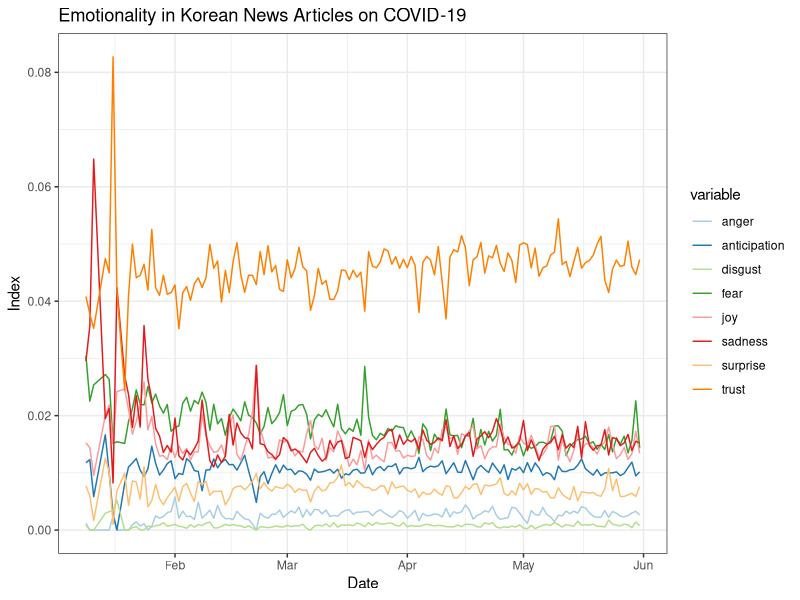

R code for this plot:
# ---------------------------------------------
# KOREA NEWS COVID-19 RESPONSE EMOTIONALITY ANALYSIS 
# 
# Details:      We are analysing the articles of the English speaking newspaper in Korea (Korea Times, Korea Herald) from January 01 to May 23 2020 
#               containing the words "covid-19" or "coronavirus" for their positivity/negativitiy and their emotionality.
# Copyright:    © 2020 Lennart Schulze
# Author        Lennart Schulze, Group 5, Big Data Analysis Class 2020-01, Sungkyunkwan University
# 
# imports:      see packages
# Usage:        source(*filename*)
# History:      1.0.0 2020-05-30
# --------------------------------------------- 



# Initialization
rm(list=ls())
getwd()

# ==== PACKAGES ====

# # java, rJava installation
# install.packages("multilinguer")
# install.packages("ggplot2")
# library(multilinguer)
# install_jdk()
# 
# # Install dependency packages
# install.packages(c('stringr', 'hash', 'tau', 'Sejong', 'RSQLite', 'devtools'), type = "binary")
# 
# # Install github version
# install.packages("remotes")
# remotes::install_github('haven-jeon/KoNLP', upgrade = "never", INSTALL_opts=c("--no-multiarch"))


library(ggplot2) # plotting
# library(rJava)
# library(KoNLP)
library(dplyr) # data processing
library(plyr)
library(stringr) 
library(reshape2) # melting (necessary for plotting)



# ==== FILES ====

# - lexicons

# Stanford SocialSent
# pos_neg_lex=read.table("./lexicons/worldnews.tsv", header=F)
# head(pos_neg_lex)

# NRC Emotion Intensity Lexicon
# emo_lex=read.table("./lexicons/NRC-Emotion-Intensity-Lexicon-v1.txt", sep="\t", header=T)
# head(emo_lex)


# - news articles 

# kh_virus <- read.csv("./articles/articles_koreaherald_coronavirus_date.csv", header = T)
# kh_covid <- read.csv("./articles/articles_koreaherald_covid19_date.csv", header = T)
# kt_virus <- read.csv("./articles/articles_koreatimes_coronavirus.csv", header = T, sep=";")
# kt_covid <- read.csv("./articles/articles_koreatimes_covid19.csv", header = T, sep=";")


# - prepare sample for coding

# write.csv(head(kh_virus, n=50), file="./articles/sample1.csv")
sample1 <- read.csv("./articles/sample1.csv", header = T)
sample1 <- sample1[-1] # drop first column

# write.csv(head(kh_covid, n=50), file="./articles/sample2.csv")
sample2 <- read.csv("./articles/sample2.csv", header = T)
sample2 <- sample2[-1] # drop first column



# ==== PREPROCESSING ====

# - date format change (for Korea Herald Articles)
date_transform = function(row){
  date = unlist(row["DATE"])
  date <- gsub(",","", date) %>% strsplit(" ")
  date <- unlist(date)
  year = date[3]
  m = match(date[1], month.abb) # lookup index from month.name constant
  m = sprintf("%02d", m) # extend to 2 digit
  day = date[2] 
  day = sprintf("%02d", as.numeric(day)) # extend to 2 digit
  date = paste(year, m, day, sep="-")
  row["DATE"] = date
  return(row)
}

# - write transformed data (only once)
# sample <- t(apply(sample, 1, date_transform))
# write.csv(t(apply(kh_virus, 1, date_transform)), file="./articles/articles_koreaherald_coronavirus_date.csv", row.names=F, sep=";")
# write.csv(t(apply(kh_covid, 1, date_transform)), file="./articles/articles_koreaherald_covid19_date.csv", row.names=F, sep=";")


# - aggreagate articles from all sources in single data frame
articles = rbind(sample1, sample2)
# articles = rbind(kh_virus, kh_covid, kt_virus, kt_covid)
articles = distinct(articles) # eliminate copies (articles can contain both 'coronvirus', and 'covid-19')
articles <- articles[order(articles$DATE), ] # order by date
rownames(articles)<-NULL # row ids to default
articles <- articles[,c(1, 6)] # project only date and content



# - group articles per day
# toString(subset(articles, DATE=="2020-05-20")[,2])
# aggregates <- articles %>%  group_by(DATE) %>%  summarise(TXT = toString(CONTENT)) %>% ungroup()

aggregates <- aggregate(CONTENT~DATE, articles, toString) # aggregate articles per day on date column, concetanating string with "," seperator
# print(aggregates)


# - prepare results data frame, copying the dates
results = data.frame(DATE=aggregates[1])
emotions = c("anger", "anticipation", "disgust", "fear", "joy", "sadness", "surprise", "trust")
results[c("POS", "NEG", "OBJ", emotions)]=NA



# ==== ANALYSIS ====

# function score.sentiment 
score.sentiment = function(articles, .progress='none') { 
  # generate scores for each row in articles tables (represents one date)
  values_list = apply(articles,1,
                 function(row, r=results) 
                 { 
                   # PREPROCESSING OF TEXT
                   
                   # translate punctuation to spaces (sometimes full-stops used without space between sentences)
                   date = row[[1]]
                   article = row[2]
                   cat(date,"\n")
                   # select only latin sign words (excludes numbers (even '-19' in covid), control signs) (keeps the spaces for separation)
                   article = gsub("[^A-z|\\s]", " ", article)
                   # lowercase 
                   article = tolower(article)
                   # # remove digits
                   #article = gsub('\\d+', " ", article) 
                   article = gsub("[[:punct:]]", " ", article)
                   # delete words that have only 1 character
                   article = gsub("(\\s.\\s){1}", " ", article) 
                   # remove unnecessary spaces 
                   article = gsub("[ \t]{2,}", " ", article) 
                   article = gsub("^\\s+|\\s+$", "", article)
                  
                   # # remove control characters 
                   # article = gsub("[[:cntrl:]]", "", article) 
                   # # remove html links 
                   # article = gsub("http\\w+", " ", article) 
                   
                   # get words list
                   word.list = str_split(article , "\\s+") 
                   typeof(word.list)
                   words = unlist(word.list)
                   
                   
                   # ANALYSIS FOR 1) POSITITVY/NEGATIVITY, 2) EMOTIONS
                   pos_score = 0
                   neg_score = 0
                   pos_count = 0
                   neg_count = 0
                   
                   emo_values = vector(mode="numeric", length = length(emotions)) 
                   
                   # iterate over all words from aggreagated articles text of the current date
                   for (word in words){
                      pos_index = which(pos_neg_lex[,1]==word)
                      if (length(pos_index) > 0){
                        val = pos_neg_lex[pos_index, 2]
                        #print(val)
                        if (val >= 0){
                          pos_score = pos_score + val
                          pos_count = pos_count + 1
                        }
                        else if (val<0){
                          neg_score = neg_score + (-val)
                          neg_count = neg_count + 1
                        }
                      }
                      emo_occurances = which(emo_lex[,1]==word)
                      for (i in range(length(emo_occurances))){
                        emo_index = emo_occurances[i]
                        val = emo_lex[emo_index, 3]
                        category = emo_lex[emo_index, 2]
                        # print(word)
                        # print(match(category, emotions))
                        emo_values[match(category, emotions)] = emo_values[match(category, emotions)] + val
                      }
                   }
                   objectivity = 1 - ((pos_count+neg_count)/length(words)) # objectivity = ratio of subjective words to text length
                   positivity = pos_score/length(words)
                   negativity = neg_score/length(words)
                   pos_values = c(positivity, negativity, objectivity)
                   print(c(positivity, negativity, objectivity))
                   
                   print(emo_values)
                   print(emo_values/length(words))
                   emo_values = emo_values/length(words)
                   
                   values = c(pos_values, emo_values)
                   return(values)
                 })
  # matrix with scores for each day
  return(t(values_list)) 
} 

# ---> TURN ON to calculate (takes very long, thus saved in file)
# words=score.sentiment(aggregates)
# str(words)
# results[,-1] = as.data.frame(words) # assign values to result data frame
# 
# 
# write.csv(results, file="./articles/results.csv", row.names=F, sep=";")
results = read.csv(file="./articles/results.csv", row.names = NULL, header=T)
tail(results)
# cat("number of articles processed: ", nrow(num_articles))



# ==== PLOT ====

results_melt = melt(results[,c(1,5:12)], id=c("DATE")) # melt values into single column data frame
tail(results_melt)
ggplot(results_melt, aes(x=as.Date(DATE), y=value, colour=variable, group=variable)) + geom_line() +
  theme_bw() +
  scale_color_brewer(palette="Paired") +
  # theme(
  #   axis.text.x=element_text(angle = -90, vjust = 1, size = 6, hjust = 1)
  # ) +
  ggtitle("Emotionality in Korean News Articles on COVID-19") +
  xlab("Date") +
  ylab("Index")

  
  

# ==== OLD ====

#pos.words=scan("positive-words.txt", what="character", comment.char = ";")
#neg.words=scan("negative-words.txt", what="character", comment.char = ";")

#pratice


# #step1) Start file input code
# 
# ##When you want to put it as a txt file
# ##Example execution with obama.txt
# 
# conn=file("obama.txt",open="r")
# line=readLines(conn)
# for (i in 1:length(line)){
#   print(line[i])
# }
# close(conn)
# 
# #Notice before executing the sentence below: If the amount of txt is too large, the function to extract English words is when the pc's ram is low.
# #It may take a long time and may go down.
# 
# X2<-sapply(line, extractNoun,USE.NAMES = T)
# # X2<-sapply(line, extractNoun,USE.NAMES = F)
# 
# #unlist
# c_vector<-unlist(X2)
# 
# #step2) Preprocessing code
# #Special character and blank processing
# c_vector<-str_replace_all(c_vector,"[^[:alpha:]]","")
# 
# #Save only non-blank
# c_vector<-c_vector[c_vector!=""]
# 
# #step3) Check the frequency of desired articles and non-verbs (원하는 관사와 비동사 빈도 확인)
# ###a, the, is, am, are, be
# # table (c_vector) dataframe conversion
# X3<-as.data.frame(table(c_vector))
# X3[X3$c=="a"|X3$c=="is"|X3$c=="the"|X3$c=="am"|X3$c=="are"|X3$c=="be",]
# 
# 
# # [Preprocessing still in progress...]
# ###a, the, is, am, are
# #Convert the articles or non-verbs you want to remove to blanks. (제거하고 싶은 관사나 비동사를 공백으로 변환함)
# c_vector<-gsub("is","",c_vector)
# c_vector<-gsub("the","",c_vector)
# c_vector<-gsub("am","",c_vector)
# c_vector<-gsub("are","",c_vector)
# 
# # The Number of Rows/Columns
# NROW(c_vector)
# 
# #Extract only 2 digits or more (2자리이상만 추출)
# c_vector<-Filter(function(x){nchar(x)>2},c_vector)
# 
# 
# # Save as txt (txt로 저장)
# write(c_vector,"ObamaFilter.txt")
# H1<-read.table("ObamaFilter.txt")
# 
# #End of preprocessing (전처리 종료)
# str(H1)
# wordcount<-table(H1)
# H1
# #step4) Emotion score calculation (감정점수 계산)
# results <- score.sentiment(H1$V1, pos.words, neg.words)
# H1$score<-results$score
# H1_mean<-mean(H1$score)
# View(H1_mean)
# 
# 
# H1_mean
# #for example) 0.02071823
# #obama
# 
# #H1_mean = Score of line sentence (H1_mean = line 문장의 감정점수)
# #H1_mean이 감정점수라고 볼 수 있음 (H1_mean이 감정점수라고 볼 수 있음)
# #1 point per 1 positive word-1 point per 1 negative word (ex: 긍정단어 1개당 1점 부정단어 1개당 -1점)
# #The maximum value is between -1 and 1. (최대값은 -1 ~ 1 사이의 값을 가지게 됨)
# 
# 
# # rm(list=ls())
# #Initialization for resource recovery (리소스 회복을 위한 초기화)
# 
# 
# ##Start trump example
# 
# conn=file("trump.txt",open="r")
# line=readLines(conn)
# for (i in 1:length(line)){
#   print(line[i])
# }
# close(conn)
# 
# 
# 
# X2<-sapply(line, extractNoun,USE.NAMES = T)
# 
# 
# c<-unlist(X2)
# 
# 
# 
# X3<-as.data.frame(table(c))
# X3[X3$c=="a"|X3$c=="is"|X3$c=="the"|X3$c=="am"|X3$c=="are"|X3$c=="be",]
# 
# 
# ###a, the, is, am, are, be
# 
# 
# 
# c<-Filter(function(x){nchar(x)>2},c)
# 
# #Special character and blank processing (특수문자 공백처리)
# #res<-str_replace_all(c,"[^[:alpha:]]","")
# res<-c
# #Save only non-blank (공백이 아닌것만 저장)
# res<-res[res!=""]
# 
# ###a, the, is, am, are
# #Convert the articles or non-verbs you want to remove to blanks (제거하고 싶은 관사나 비동사를 공백으로 변환함)
# res<-gsub("is","",res)
# res<-gsub("the","",res)
# res<-gsub("am","",res)
# res<-gsub("are","",res)
# 
# NROW(res)
# 
# # If unnecessary words are blanked out and saved as txt,
# # Comes in with no spaces.
# #불필요한 단어를 공백처리하고 txt로 저장후 불러들이면 
# # 공백이 없어진채로 들어오게됨.
# write(res,"Trump_temp.txt")
# H1_Trump<-read.table("Trump_temp.txt")
# 
# 
# str(H1_Trump)
# wordcountTrump<-table(H1_Trump)
# View(H1_Trump)
# 
# 
# #Repeat the score.sentiment function above.
# #위에 있는 score.sentiment 함수를 다시 수행하세요.
# results_Trump <- score.sentiment(H1_Trump$V1, pos.words, neg.words)
# H1_Trump$score<-results_Trump$score
# H1_Tmean<-mean(H1_Trump$score)
# View(H1_Tmean)
# 
# H1_Tmean
# #0.04276069
# #trump
# 
# 
# obama_trump_score<-c(H1_mean,H1_Tmean)
# 
# windows()
# barplot(obama_trump_score, col=rainbow(2), 
#         xlab = "Speaker (Red: Obama, Blue: Trump)", ylab = "Speech affirmation")
# title(main = "Positive comparison (Obama vs. Trump), 긍정도 비교(Obama vs. Trump)", font = 4)
# 
# #Comparing Obama and Trump's speech, we can see that Trump mentioned more positive words.
# #오바마와 트럼프의 연설문을 비교한 결과 트럼프가 긍정적인단어를 더 많이 언급한 것을 알 수 있음.
# 
# #If you replace it with other celebrities like # steve.txt, bill.txt, etc., you can analyze the same result positively.
# #steve.txt, bill.txt 등과 같이 다른 유명 인사문으로 바꿔서 넣으면 동일한 결과를 긍정도 분석가능합니다.
# 
# #[Team Project][Due date: June. 1st, Monday] Big Data Analysis about "Coronavirus"]
# #Find the coronavirus data among articles in the New York Times site and save it as a txt file and compare the frequency of positive and negative words with respect to the coronavirus.
# 
